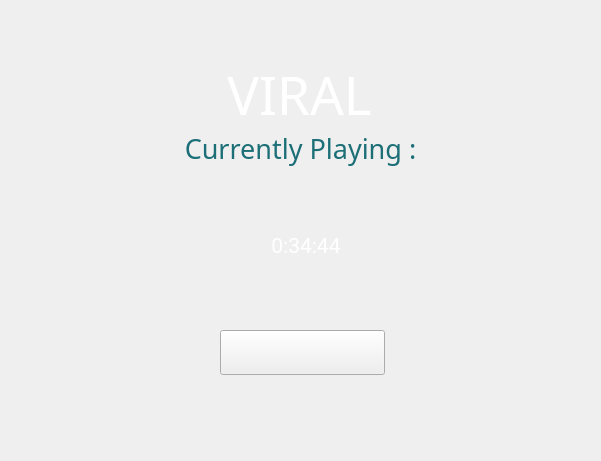
<?xml version="1.0" encoding="UTF-8"?>
<ui version="4.0">
 <class>OverlayWidget</class>
 <widget class="QWidget" name="OverlayWidget">
  <property name="geometry">
   <rect>
    <x>0</x>
    <y>0</y>
    <width>601</width>
    <height>461</height>
   </rect>
  </property>
  <property name="minimumSize">
   <size>
    <width>0</width>
    <height>0</height>
   </size>
  </property>
  <property name="font">
   <font>
    <family>MS Sans Serif</family>
    <pointsize>8</pointsize>
   </font>
  </property>
  <property name="windowTitle">
   <string>Hello World Overlay</string>
  </property>
  <property name="styleSheet">
   <string notr="true"/>
  </property>
  <widget class="QPushButton" name="pushButton">
   <property name="geometry">
    <rect>
     <x>220</x>
     <y>330</y>
     <width>165</width>
     <height>45</height>
    </rect>
   </property>
   <property name="minimumSize">
    <size>
     <width>0</width>
     <height>0</height>
    </size>
   </property>
   <property name="maximumSize">
    <size>
     <width>200</width>
     <height>200</height>
    </size>
   </property>
   <property name="font">
    <font>
     <pointsize>12</pointsize>
    </font>
   </property>
   <property name="styleSheet">
    <string notr="true">QPushButton#pushButton{
border-image:url(C:/openvr-master/samples/helloworldoverlay/pausemenuimages/quitnormal.png);
}
QPushButton#pushButton:pressed{
border-image: url(C:/openvr-master/samples/helloworldoverlay/pausemenuimages/QuitOnclick.png)
}
QPushButton#pushButton:hover:!pressed{
border-image: url(C:/openvr-master/samples/helloworldoverlay/pausemenuimages/QuitHover.png)
}</string>
   </property>
   <property name="text">
    <string/>
   </property>
   <property name="checkable">
    <bool>false</bool>
   </property>
   <property name="checked">
    <bool>false</bool>
   </property>
   <property name="autoRepeatDelay">
    <number>300</number>
   </property>
   <property name="autoRepeatInterval">
    <number>100</number>
   </property>
   <property name="autoDefault">
    <bool>false</bool>
   </property>
   <property name="flat">
    <bool>false</bool>
   </property>
  </widget>
  <widget class="QLabel" name="label_2">
   <property name="geometry">
    <rect>
     <x>30</x>
     <y>130</y>
     <width>541</width>
     <height>41</height>
    </rect>
   </property>
   <property name="font">
    <font>
     <family>Sk-Modernist</family>
     <pointsize>20</pointsize>
    </font>
   </property>
   <property name="contextMenuPolicy">
    <enum>Qt::ActionsContextMenu</enum>
   </property>
   <property name="toolTipDuration">
    <number>0</number>
   </property>
   <property name="styleSheet">
    <string notr="true">#label_2{
color:rgb(28, 111, 119);
}</string>
   </property>
   <property name="frameShadow">
    <enum>QFrame::Plain</enum>
   </property>
   <property name="text">
    <string>Currently Playing :</string>
   </property>
   <property name="alignment">
    <set>Qt::AlignHCenter|Qt::AlignTop</set>
   </property>
   <property name="margin">
    <number>5</number>
   </property>
   <property name="indent">
    <number>0</number>
   </property>
  </widget>
  <widget class="QLabel" name="label_3">
   <property name="geometry">
    <rect>
     <x>220</x>
     <y>170</y>
     <width>152</width>
     <height>152</height>
    </rect>
   </property>
   <property name="font">
    <font>
     <family>Roboto</family>
     <pointsize>16</pointsize>
    </font>
   </property>
   <property name="focusPolicy">
    <enum>Qt::WheelFocus</enum>
   </property>
   <property name="toolTipDuration">
    <number>-1</number>
   </property>
   <property name="styleSheet">
    <string notr="true">QLabel#label_3{
border-image:url(C:/openvr-master/samples/helloworldoverlay/pausemenuimages/TimerDesign.png);
color:white;
padding-left: 20px;
}</string>
   </property>
   <property name="text">
    <string>0:34:44</string>
   </property>
   <property name="textFormat">
    <enum>Qt::AutoText</enum>
   </property>
   <property name="alignment">
    <set>Qt::AlignCenter</set>
   </property>
  </widget>
  <widget class="QLabel" name="label">
   <property name="geometry">
    <rect>
     <x>60</x>
     <y>40</y>
     <width>479</width>
     <height>109</height>
    </rect>
   </property>
   <property name="maximumSize">
    <size>
     <width>16777172</width>
     <height>16777203</height>
    </size>
   </property>
   <property name="font">
    <font>
     <family>Ethnocentric Rg</family>
     <pointsize>40</pointsize>
    </font>
   </property>
   <property name="styleSheet">
    <string notr="true">#label{
color:white;
}</string>
   </property>
   <property name="frameShape">
    <enum>QFrame::NoFrame</enum>
   </property>
   <property name="frameShadow">
    <enum>QFrame::Plain</enum>
   </property>
   <property name="text">
    <string>VIRAL</string>
   </property>
   <property name="scaledContents">
    <bool>false</bool>
   </property>
   <property name="alignment">
    <set>Qt::AlignCenter</set>
   </property>
  </widget>
  <widget class="QLabel" name="label_4">
   <property name="geometry">
    <rect>
     <x>0</x>
     <y>0</y>
     <width>601</width>
     <height>461</height>
    </rect>
   </property>
   <property name="maximumSize">
    <size>
     <width>16777215</width>
     <height>16777215</height>
    </size>
   </property>
   <property name="styleSheet">
    <string notr="true">QLabel#label_4{
border-image:url(C:/openvr-master/samples/helloworldoverlay/pausemenuimages/BG.png);
}</string>
   </property>
   <property name="text">
    <string/>
   </property>
  </widget>
  <zorder>label_4</zorder>
  <zorder>label_3</zorder>
  <zorder>label_2</zorder>
  <zorder>label</zorder>
  <zorder>pushButton</zorder>
 </widget>
 <layoutdefault spacing="6" margin="11"/>
 <resources/>
 <connections/>
</ui>
